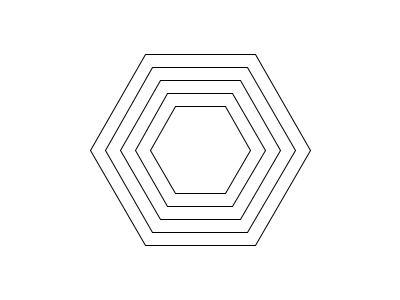
Frame 1 (no input)
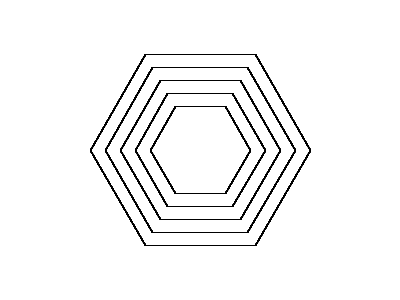
Frame 60 (the mouse pressed at the canvas centre just before this capture)
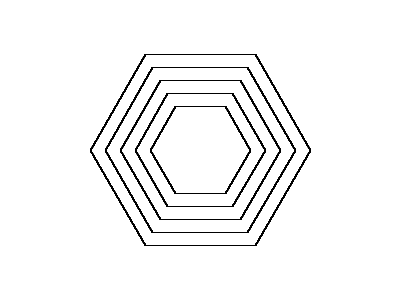
Frame 120 (the mouse held since frame 60 and released just before this capture)

The Processing sketch that drew these frames (run headless with seeded random() and noise(); from frame 60 on, the mouse is pressed at the canvas centre):

// Processing sketch: Hexagon
// ── Hexagon.pde
/*
Christiana Wu 
20767703 
Jan 23 2019 
Assignemnt 2 - problem 3 
Input nothing, output 5 hexagons 
*/
int xCenter, yCenter;
void setup(){
  size(400,300);
  background(255);
  xCenter =  width/2;
  yCenter = height/2;
}

void draw(){
  for (int x = 50; x<=110; x+=15){
    drawHexgonLine (xCenter, yCenter, x , PI/3);
  }
}


void drawHexgonLine (int xCenter, int yCenter, int distance, float angle1){
  int p6x = xCenter - distance;//x-cord for point 6 
  int p3x = xCenter + distance;//x-cord for point 3
  float p54y = yCenter + (distance * sin(angle1)); // y-cord for 5 and 6
  float p12y = yCenter - (distance * sin(angle1)); // y-cord for 1 and 2
  float p5412x = xCenter + (distance * cos(angle1)); // y-cord for 1, 2, 5 and 6
  float p5412x2 = xCenter - (distance * cos(angle1)); // y-cord for 1, 2, 5 and 6
  line(p5412x,p12y, p5412x2, p12y);// top
  line(p5412x, p54y, p5412x2, p54y);// bottem
  //left
  line (p5412x2, p12y, p6x, yCenter);
  line (p5412x2, p54y, p6x, yCenter);
  //Right
  line (p5412x, p12y, p3x, yCenter);
  line (p5412x, p54y, p3x, yCenter);
}
